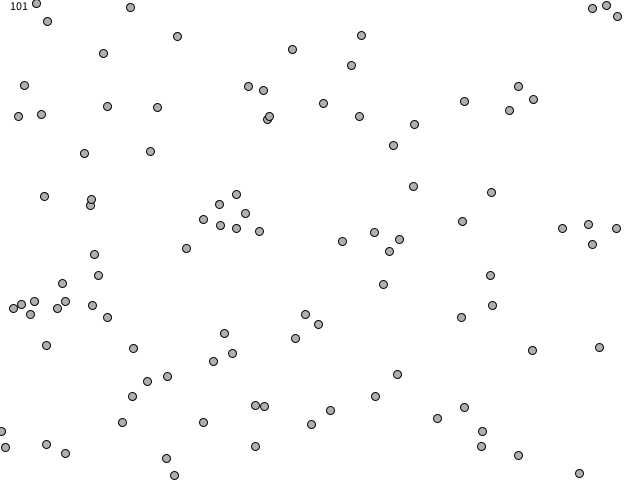
Frame 1 (no input)
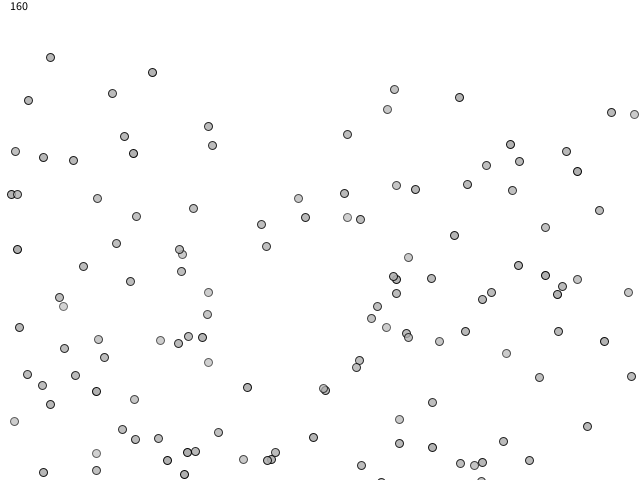
Frame 60 (the mouse pressed at the canvas centre just before this capture)
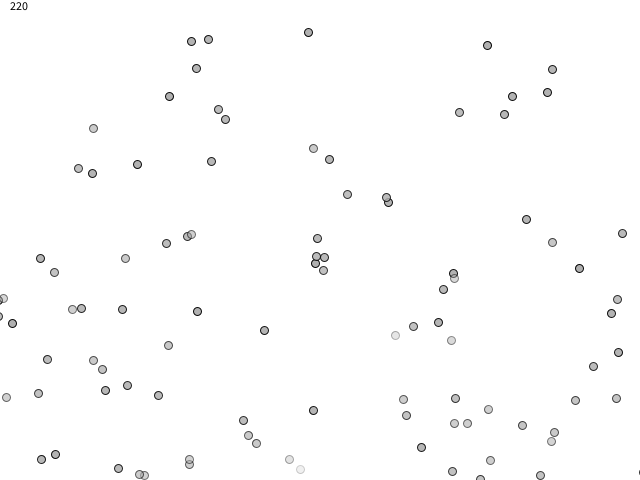
Frame 120 (the mouse held since frame 60 and released just before this capture)

The Processing sketch that drew these frames (run headless with seeded random() and noise(); from frame 60 on, the mouse is pressed at the canvas centre):

// Processing sketch: Particles
// ── Particles.pde
//ParticleSystem ps;
ArrayList<Particle> particles = new ArrayList<Particle>();
PVector grav = new PVector(0, 0.05);
void setup() {
  size(640, 480);
  //ps = new ParticleSystem();
  for (int i = 0; i < 100; i += 1) {
    PVector loc = new PVector(random(width), random(height));
    Particle p = new Particle(loc);
    particles.add(p);
  }
  // p.applyForce(new PVector(random(-1, 1), random(-1, 1)));
}

void draw() {
  background(255);

  PVector loc = new PVector(random(width), random(height));
  Particle p = new Particle(loc);
  particles.add(p);
  //ps.run();
  for (int i = particles.size() - 1; i >= 0; i -= 1) {

    p = particles.get(i);
    p.applyForce(grav);
    if (!p.isDead()) {
      p.update();
      p.draw();
    } else {
      particles.remove(i);
    }
  }
  fill(0);
  text(particles.size(), 10, 10);
}
// ── class_Particle.pde
class Particle {
  PVector pos,vel,acc;
  
  float lifespan;
  float lifeRemaining;
  
  Particle(PVector pos) {
    this.pos = pos.copy();
    acc = new PVector(0, 0.005);
    vel = new PVector(random(-1,1) , random(-1,1));
    lifespan = random(255,1000);
    lifeRemaining = lifespan;
  }
  
  void update() {
    
    vel.add(acc);
    acc.mult(0);
    pos.add(vel);
    
    lifeRemaining -= 2;
  }
  
  void applyForce(PVector force) {
    acc.add(force);
  }
  
  void draw() {
    float t = map(lifeRemaining, 0, lifespan, 0, 255);
    stroke(0, t);
    fill(175, t);
    ellipse(pos.x, pos.y, 8,8);
  }
  
  
  boolean isDead() {
    return lifeRemaining < 0;
      
  }
}
